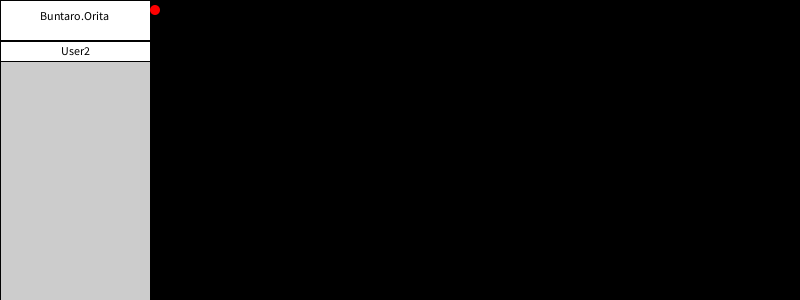
Frame 1 (no input)
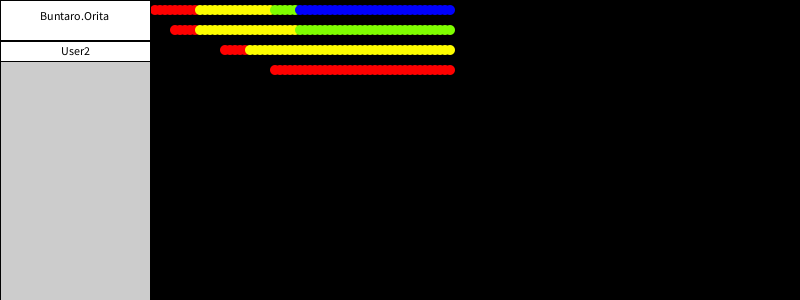
Frame 60 (the mouse pressed at the canvas centre just before this capture)
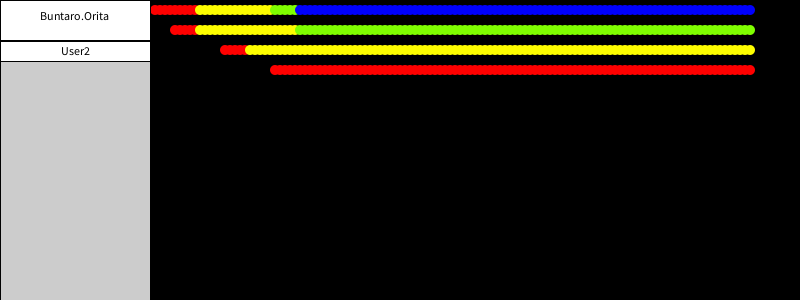
Frame 120 (the mouse held since frame 60 and released just before this capture)

The Processing sketch that drew these frames (run headless with seeded random() and noise(); from frame 60 on, the mouse is pressed at the canvas centre):

// Processing sketch: processing_172436
// ── processing_172436.pde

int t = 0;
User[] users = new User[2];
IssueSpot[] is = new IssueSpot[4];
int diameter = 10;
int userNameAreaWidth = 150;
boolean isPlay = false;

void setup(){
  size(800, 300);
  //int h = diameter * is.length * 2;
  //size(700, h);
  background(0);
  frameRate(5);
  
  // setup for User
  users[0] = new User(1, "Buntaro.Orita");
  users[1] = new User(2, "User2"); 
  
  // setup for Issue Spot
  int[] updateTimes1 = {0, 10, 25, 30};
  String[] statusNames1 = {"New", "In Progress", "Solved", "Closed"};
  
  int[] updateTimes2 = {0, 5, 10, 30};
  String[] statusNames2 = {"Not Exists", "New", "In Progress", "Solved"};
  
  int[] updateTimes3 = {0, 15, 20};
  String[] statusNames3 = {"Not Exists", "New", "In Progress"};
  
  int[] updateTimes4 = {0, 25};
  String[] statusNames4 = {"Not Exists", "New"};
  
  int[][] updateTimes = {updateTimes1, updateTimes2, updateTimes3, updateTimes4};
  String[][] statusNames = {statusNames1, statusNames2, statusNames3, statusNames4};
  
  User[] usersAssignedTo = {users[0], users[1], users[0], null};
  
  is[0] = new IssueSpot(1, updateTimes[0], statusNames[0], users[0]);
  is[1] = new IssueSpot(2, updateTimes[1], statusNames[1], users[1]);
  is[2] = new IssueSpot(3, updateTimes[2], statusNames[2], users[0]);
  is[3] = new IssueSpot(4, updateTimes[3], statusNames[3], null);

//  for(int i = 0; i < is.length; i++){
//    is[i] = new IssueSpot(i+1, updateTimes[i], statusNames[i], usersAssignedTo[i]);
//  }
  isPlay = true;
}

void draw(){
  t += 1;
  
  // draw UserName assigned
  stroke(1);
  
  fill(204);
  rect(0, 0, userNameAreaWidth, 300);
  fill(#ffffff);
  rect(0, 0, userNameAreaWidth, diameter * 2 * users[0].issueIds.size());
  rect(0, diameter * 2 * users[0].issueIds.size() + 1, userNameAreaWidth, diameter * 2 * users[1].issueIds.size());
  
  fill(0);
  textAlign(CENTER);
  text(users[0].name, userNameAreaWidth / 2, diameter * users[0].issueIds.size());
  text(users[1].name, userNameAreaWidth / 2, diameter * 2 * users[0].issueIds.size() + diameter * users[1].issueIds.size() + 5);
  
  // draw IssueSpot
  noStroke();
  for(int i = 0; i < is.length; i++){
    is[i].move();
    is[i].update(t);
  }
}

void mouseClicked() {
  if (isPlay == true) {
    noLoop();
    isPlay = false;
  } else {
    loop();
    isPlay = true;
  }
}
class IssueSpot {
  int issueId;
  int x = userNameAreaWidth;
  int y;
  int[] statusUpdateHistory;
  String[] statusNameHistory;
  int idAssignedTo;
  
  IssueSpot(int _id, int[] _updateTimeHistory, String[] _statusHistory, User _userAssignedTo) {
    issueId = _id;
    statusUpdateHistory = _updateTimeHistory;
    statusNameHistory = _statusHistory;
    if (_userAssignedTo != null) _userAssignedTo.assignedTo(issueId);
  }
  
  void move(){
    x += diameter / 2;
  }
  
  void update(int t){
    int statusIndex = currentStatusIndex(t);
    String currentStatus = statusNameHistory[statusIndex];
    int statusColorHex = statusColor(currentStatus);
    fill(statusColorHex);
    ellipse(x, diameter * (2 * issueId - 1), diameter, diameter);
  }
  
  int currentStatusIndex(int t){
    int sIdx = 0;
    for(int i = 0; i < statusUpdateHistory.length; i++){
      if (t >= statusUpdateHistory[i]) sIdx = i; 
    }
    return sIdx;
  }

  int statusColor(String statusName){
    int hexColor;
    if      (statusName.equals("New"))         hexColor = #ff0000; // Red
    else if (statusName.equals("In Progress")) hexColor = #ffff00; // Yellow
    else if (statusName.equals("Solved"))      hexColor = #80ff00; // Green
    else if (statusName.equals("Closed"))      hexColor = #0000ff; // Blue
    else if (statusName.equals("Not Exists"))  hexColor = #000000; // Black
    else                                       hexColor = #ff00ff; // Purple
    return hexColor;
  }
}
class User {
  int id;
  String name;
  ArrayList issueIds = new ArrayList();
  
  User(int _id, String _name){
    id = _id;
    name = _name;
  }
  
  void assignedTo(int _issueId){
    issueIds.add(_issueId);
  }
}
